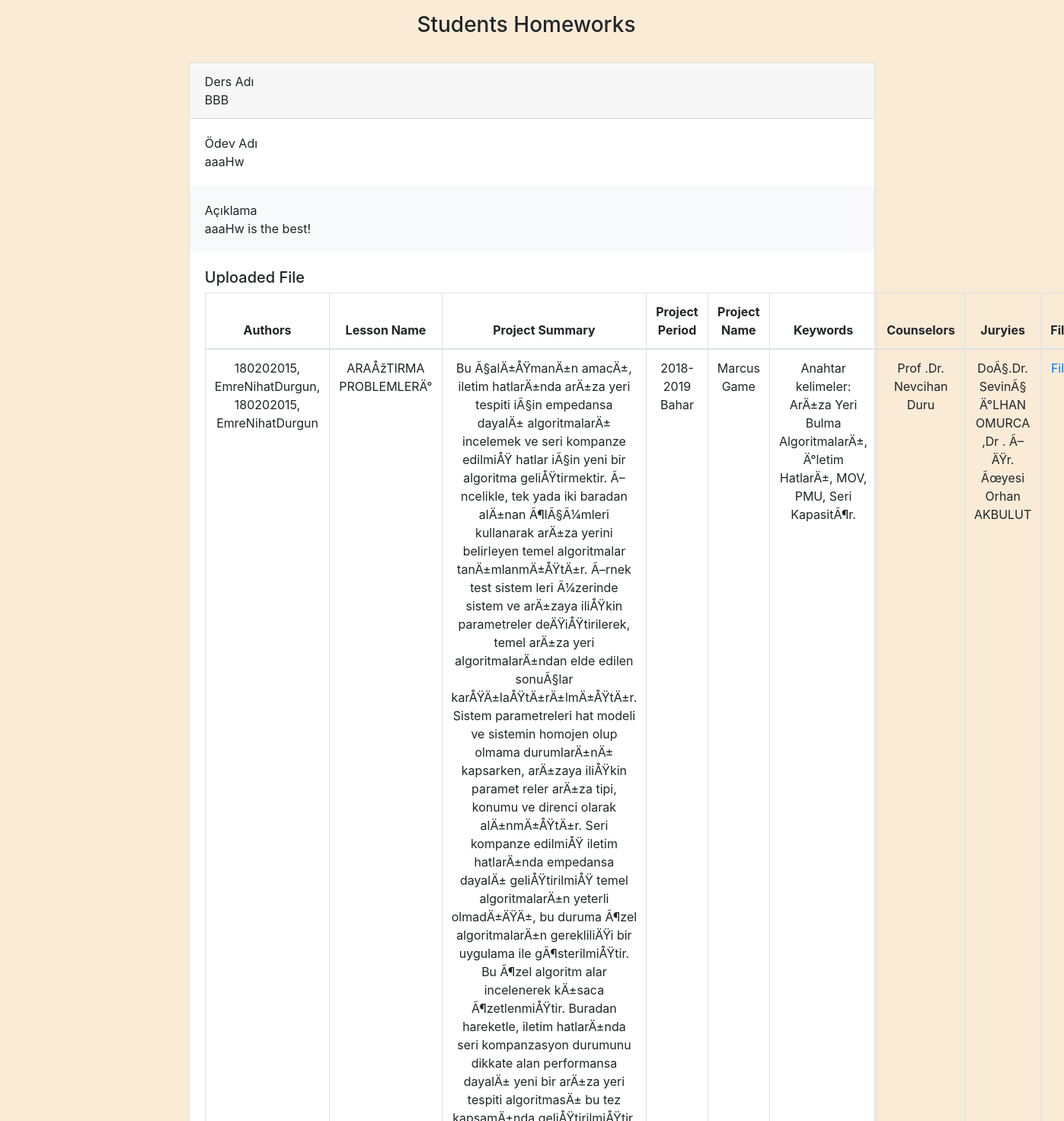
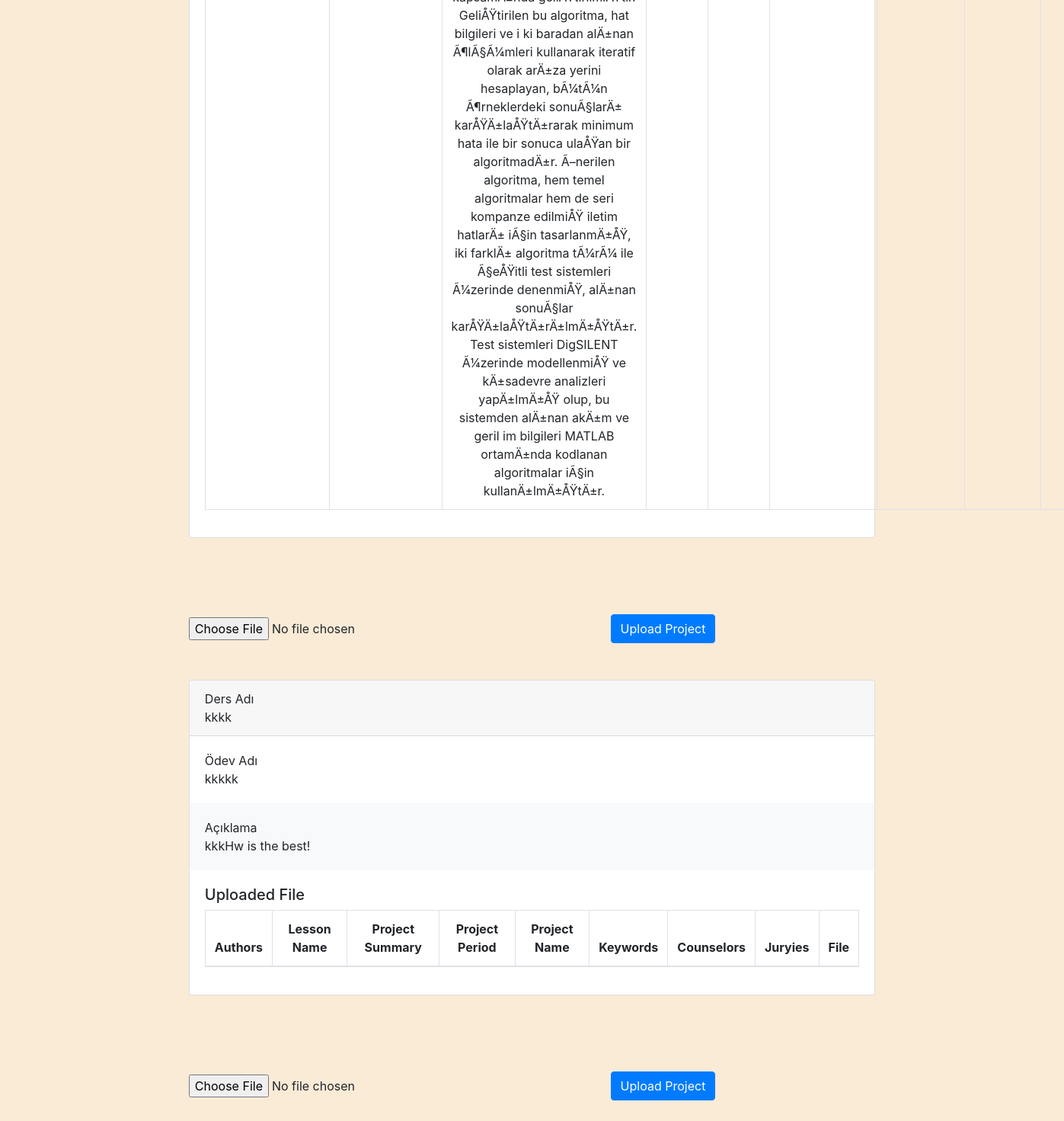
Page /Yazlab-2.3/yazlab33/homeworks.php (signed in) on the committed database (2 pictures, top to bottom).
### tables this page shows
CREATE TABLE IF NOT EXISTS `homeworks` (
  `hwID` int(11) NOT NULL AUTO_INCREMENT,
  `juryID` int(11) NOT NULL,
  `lessonName` varchar(100) NOT NULL,
  `hwName` varchar(100) NOT NULL,
  `hwDescription` varchar(300) NOT NULL,
  PRIMARY KEY (`hwID`)
);

CREATE TABLE IF NOT EXISTS `uploads` (
  `uploadID` int(11) NOT NULL AUTO_INCREMENT,
  `hwID` int(11) NOT NULL,
  `studentID` int(11) NOT NULL,
  `file_Authors` varchar(999) NOT NULL,
  `file_LessonName` varchar(999) NOT NULL,
  `file_ProjectSummary` longtext NOT NULL,
  `file_ProjectPeriod` varchar(999) NOT NULL,
  `file_ProjectName` varchar(999) NOT NULL,
  `file_Keywords` longtext NOT NULL,
  `file_Counselors` varchar(999) NOT NULL,
  `file_Juryies` varchar(999) NOT NULL,
  `filePath` varchar(999) NOT NULL,
  PRIMARY KEY (`uploadID`)
);

### Yazlab-2.3/yazlab33/connectDB.php (called while the page is built, shortened)
<?php
function connectDB(){
    $servername = "localhost:3307";
    $username = "root";
    $password = "";
    $database = "yazlab33";
    $conn = new mysqli($servername, $username, $password,$database);
    return $conn;
}
function getHomeworks(){
    $conn = connectDB();
    if ($result = $conn -> query("SELECT * FROM homeworks")) {
        $num_rows = mysqli_num_rows($result);
        if($num_rows > 0){
            $datas = mysqli_fetch_all ($result, MYSQLI_ASSOC);
            return $datas;
        }
    }else{
        echo("Error description: " . $conn -> error);
        return false;
    }
}
function getStudentUploads($studentID,$homeworkID){
    $conn = connectDB();
    if ($result = $conn -> query("SELECT * FROM uploads WHERE studentID = '$studentID' and  hwID = '$homeworkID'")) {
        $num_rows = mysqli_num_rows($result);
        if($num_rows > 0){
            $row =  mysqli_fetch_all ($result, MYSQLI_ASSOC);
            return $row;
        }
    }else{
        echo("Error description: " . $conn -> error);
        return false;
    }
}
?>

### Yazlab-2.3/yazlab33/homeworks.php (the view, shortened to what this page needs)
<?php
    require_once('./connectDB.php');
    if(isset($_SESSION["studentCredentials"])){
        $hwResults = getHomeworks();
    }else{
        header("Location: login.php");
        exit;
    }
?>
<!DOCTYPE html>
<html lang="en">
<head>
    <link rel="stylesheet" href="https://maxcdn.bootstrapcdn.com/bootstrap/4.5.2/css/bootstrap.min.css">
</head>
<body>
    <body class="text-center" style="background-color: antiquewhite">
        <div class="cover-container d-flex h-100 mx-auto flex-column ">
            <div class="container-fluid navbar-nav">
                <nav class="navbar-nav mt-3" style="background-color: antiquewhite">
                    <span class="mx-auto">
                        <h3>Students Homeworks</h3>
                    </span>
                </nav>
            </div>
            <div class="container-fluid " style="background-color: antiquewhite">
                <div class="row">
                    <div class="col-8 mx-auto mt-4">
                        <?php foreach ($hwResults as &$hwRow) {
                            $uploadResult = getStudentUploads($_SESSION["studentCredentials"]["userID"],$hwRow["hwID"]);
                        ?>
                            <div class="card">
                                <div class="card-header float-left">
                                    <span class="float-left">Ders Adı</span><br>
                                    <span class="float-left"><?php echo $hwRow["lessonName"] ?></span>
                                </div>
                                <div class="card-body float-left">
                                    <span class="float-left">Ödev Adı</span><br>
                                    <span class="float-left"><?php echo $hwRow["hwName"] ?></span>
                                </div>
                                <div class="card-body bg-light float-left">
                                    <span class="float-left">Açıklama</span><br>
                                    <span class="float-left"><?php echo $hwRow["hwDescription"] ?></span>
                                </div>
                                <div class="card-body float-right">
                                <h5 class="float-left">
                                    Uploaded File
                                </h5>
                                    <table class="table table-bordered">
                                        <thead>
                                            <tr>
                                                <th>Authors</th>
                                                <th>Lesson Name</th>
                                                <th>Project Summary</th>
                                                <th>Project Period</th>
                                                <th>Project Name</th>
                                                <th>Keywords</th>
                                                <th>Counselors</th>
                                                <th>Juryies</th>
                                                <th>File</th>
                                            </tr>
                                        </thead>
                                        <tbody>
                                            <?php foreach ( $uploadResult as &$uRow){ ?>
                                                <tr>
                                                    <td><?php echo $uRow["file_Authors"] ?></td>
                                                    <td><?php echo $uRow["file_LessonName"] ?></td>
                                                    <td><?php echo $uRow["file_ProjectSummary"] ?></td>
                                                    <td><?php echo $uRow["file_ProjectPeriod"] ?></td>
                                                    <td><?php echo $uRow["file_ProjectName"] ?></td>
                                                    <td><?php echo $uRow["file_Keywords"] ?></td>
                                                    <td><?php echo $uRow["file_Counselors"] ?></td>
                                                    <td><?php echo $uRow["file_Juryies"] ?></td>
                                                    <td><a href="<?php echo $uRow["filePath"]?>">File</a></td>
                                                </tr>
                                            <?php } ?>
                                        </tbody>
                                    </table>
                                </div>
                            </div>
                            <form action="<?php echo htmlspecialchars($_SERVER['PHP_SELF']);?>" class="pt-3 form-inline" method="post" enctype="multipart/form-data">
                                <input type="file" name="project" id="project">
                                <button type="submit" class="btn btn-primary mx-auto" name="uploadHw">Upload Project</button>
                            </form>
                            <br><br>
                        <?php } ?>
                    </div>
                </div>
            </div>
        </div>
    </body>
</body>
</html>

### rows in the picture
homeworks: lessonName "BBB", hwName "aaaHw", hwDescription "aaaHw is the best!"
uploads: file_Authors "180202015, EmreNihatDurgun, 180202015, EmreNihatDurgun", file_LessonName "ARAÅžTIRMA PROBLEMLERÄ°", file_ProjectSummary "Bu Ã§alÄ±ÅŸmanÄ±n amacÄ±, iletim hatlarÄ±nda arÄ±za yeri tespiti iÃ§in empedansa dayalÄ± algoritmalarÄ± incelemek ve seri kompanze edilmiÅŸ hatlar iÃ§in yeni bir algoritma geliÅŸtirmektir. Ã–ncelikle, tek yada iki baradan alÄ±nan Ã¶lÃ§Ã¼mleri kullanarak arÄ±za yerini belirleyen temel algoritmalar tanÄ±mlanmÄ±ÅŸtÄ±r. Ã–rnek test sistem leri Ã¼zerinde sistem ve arÄ±zaya iliÅŸkin parametreler deÄŸiÅŸtirilerek, temel arÄ±za yeri algoritmalarÄ±ndan elde edilen sonuÃ§lar karÅŸÄ±laÅŸtÄ±rÄ±lmÄ±ÅŸtÄ±r. Sistem parametreleri hat modeli ve sistemin homojen olup olmama durumlarÄ±nÄ± kapsarken, arÄ±zaya iliÅŸkin paramet reler arÄ±za tipi, konumu ve direnci olarak alÄ±nmÄ±ÅŸtÄ±r. Seri kompanze edilmiÅŸ…", file_ProjectPeriod "2018-2019 Bahar", file_ProjectName "Marcus Game", file_Keywords "Anahtar kelimeler: ArÄ±za Yeri Bulma AlgoritmalarÄ±, Ä°letim HatlarÄ±, MOV, PMU, Seri KapasitÃ¶r.", file_Counselors "Prof .Dr. Nevcihan Duru", file_Juryies "DoÃ§.Dr. SevinÃ§ Ä°LHAN OMURCA ,Dr . Ã–ÄŸr. Ãœyesi Orhan AKBULUT"
homeworks: lessonName "kkkk", hwName "kkkkk", hwDescription "kkkHw is the best!"
